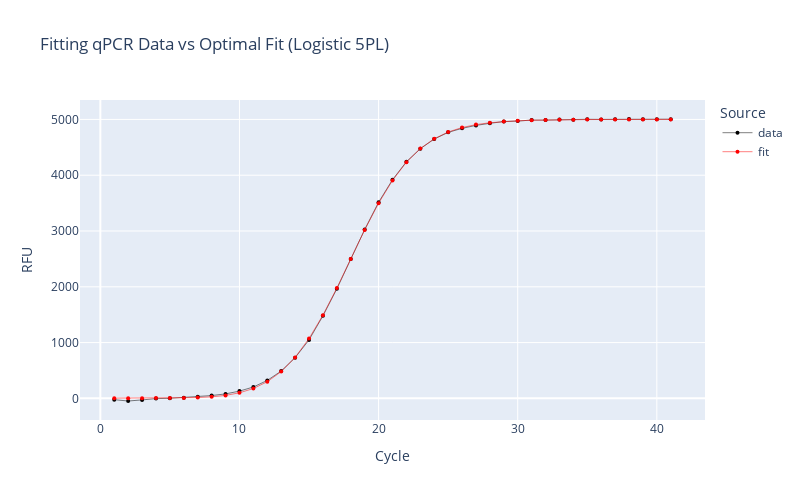

This figure's notebook cell:
### Code cell
def logistic5(x, a, b, c, d, g): # spiess et al. 5P logistic curve
    # a is ground (bottom) asymptote
    # b is slope
    # c is inflection point
    # d is maximum (top) asymptote
    # g is "...the additional asymmetry parameter. Setting parameter g = 1 yields the four-parameter curves..."
    numerator = a-d
    denominator = (1+(x/c)**b)**g
    return (d+(numerator/denominator))

# provide initial ground_asymptote based on data
def ground_asymptote (fluor):
    # average first n cycles or so 
    # I think Anitoa does first 13 cycles
    n = 5
    return (sum(fluor[0:n]) / len(fluor[0:n]))

# provide initial ground_asymptote based on data
def max_asymptote (fluor):
    # average last n cycles or so 
    # I think Anitoa does first 13 cycles
    m = 5
    return (sum(fluor[-m:]) / len(fluor[-m:]))

# data for iconic, well-behaved rxn
iconic_y = [-23.72, -47.4, -27.93, -4.51, 0.65, 12.79, 29.96, 50.24, 79.85, 129.94, 203.74, 321.5, 488.96, 729.49, 1047.78, 1479.57, 1963.18, 2499.28, 3025.52, 3514.9, 3919.58, 4241.47, 4475.93, 4648.39, 4768.29, 4840.66, 4892.92, 4930.58, 4962.46, 4970.39, 4989.07, 4989.16, 4997.8, 4995.48, 5002.82, 5001.02, 5003.96, 5008.01, 5005.17, 5004.64, 5004.83]
cycles = np.arange(1,42)

# initial guesses: a, b, c, d, g
# p0 = [-7.498, 9.945, 18, 5013, 0.5451] #graphpad values with this dataset
# p0 = [4.04930663e+00, 6.34869459e+00, 2.12543050e+01, 5.00090309e+03, 2.31685219e+00] #scipy output using graphpad
p0 = (ground_asymptote(iconic_y), 10, 20, max_asymptote(iconic_y), 1) # g = 1 is no asymmetry

# parameters (optimal values), parameters covariance
popt, pcov = curve_fit(logistic5, cycles, iconic_y, p0) #least sq = dogbox
print (popt)
# calc opt fit
opt_y = logistic5(cycles, *popt)

# plot data vs opt fit
fig = go.Figure()
fig.add_trace(go.Scatter(x=cycles, y=iconic_y, mode='lines+markers', name='data', marker=dict(size=4, color='black'), line=dict(color='black', width=0.5)))
fig.add_trace(go.Scatter(x=cycles, y=opt_y, mode='lines+markers', name='fit', marker=dict(size=4, color='red'), line=dict(color='red', width=0.5)))

fig.update_layout(
    autosize=False,
    width=800,
    height=500, 
    title="Fitting qPCR Data vs Optimal Fit (Logistic 5PL)",
    xaxis_title="Cycle",
    yaxis_title="RFU",
    legend_title="Source",)
fig.show()

### Figure 1 — Plotly figure (JSON) as saved in the notebook; plotly's stock layout.template omitted (floating-point values rounded to 4 significant figures)
{"data": [{"line": {"color": "black", "width": 0.5}, "marker": {"color": "black", "size": 4}, "mode": "lines+markers", "name": "data", "type": "scatter", "x": [1, 2, 3, 4, 5, 6, 7, 8, 9, 10, 11, 12, 13, 14, 15, 16, 17, 18, 19, 20, 21, 22, 23, 24, 25, 26, 27, 28, 29, 30, 31, 32, 33, 34, 35, 36, 37, 38, 39, 40, 41], "y": [-23.72, -47.4, -27.93, -4.51, 0.65, 12.79, 29.96, 50.24, 79.85, 129.9, 203.7, 321.5, 489.0, 729.5, 1048.0, 1480.0, 1963.0, 2499.0, 3026.0, 3515.0, 3920.0, 4241.0, 4476.0, 4648.0, 4768.0, 4841.0, 4893.0, 4931.0, 4962.0, 4970.0, 4989.0, 4989.0, 4998.0, 4995.0, 5003.0, 5001.0, 5004.0, 5008.0, 5005.0, 5005.0, 5005.0]}, {"line": {"color": "red", "width": 0.5}, "marker": {"color": "red", "size": 4}, "mode": "lines+markers", "name": "fit", "type": "scatter", "x": [1, 2, 3, 4, 5, 6, 7, 8, 9, 10, 11, 12, 13, 14, 15, 16, 17, 18, 19, 20, 21, 22, 23, 24, 25, 26, 27, 28, 29, 30, 31, 32, 33, 34, 35, 36, 37, 38, 39, 40, 41], "y": [4.049, 4.053, 4.095, 4.336, 5.234, 7.817, 14.06, 27.39, 53.16, 99.28, 176.5, 298.2, 479.6, 734.7, 1072.0, 1492.0, 1978.0, 2500.0, 3020.0, 3498.0, 3907.0, 4233.0, 4479.0, 4654.0, 4775.0, 4855.0, 4907.0, 4941.0, 4963.0, 4976.0, 4985.0, 4991.0, 4994.0, 4996.0, 4998.0, 4999.0, 5000.0, 5000.0, 5000.0, 5000.0, 5001.0]}], "layout": {"autosize": false, "height": 500, "legend": {"title": {"text": "Source"}}, "title": {"text": "Fitting qPCR Data vs Optimal Fit (Logistic 5PL)"}, "width": 800, "xaxis": {"title": {"text": "Cycle"}}, "yaxis": {"title": {"text": "RFU"}}}}
